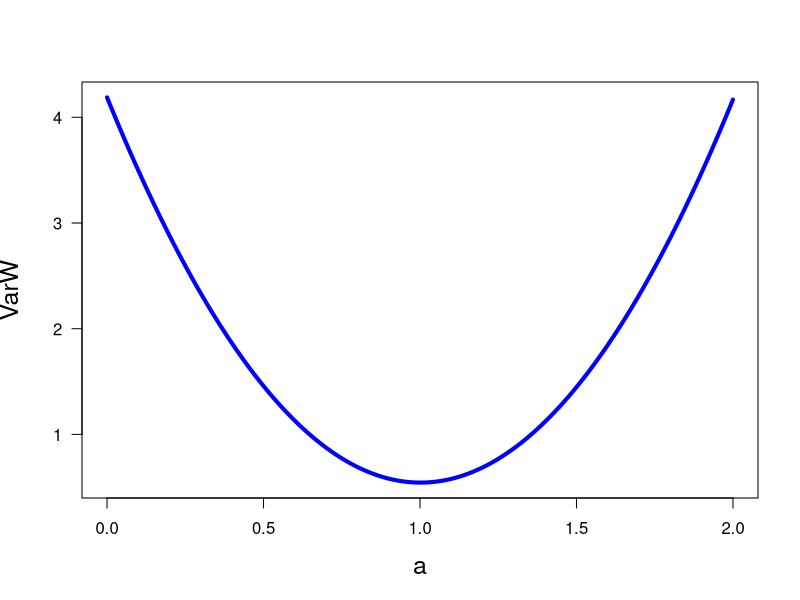

R code for this plot:
print('file: SolutionPointEstPoissonVarW.R')
# EXERCISE & SOLUTION: Poisson lambda_est = a*mean+(1-a)*var
set.seed(1953)
M = 1e4   # number of Monte-Carlo runs
n = 5      # sample size
lambda1 = 2.7  # rate (mean number of events) = variance
muest = numeric(M); varest = numeric(M)
for(m in 1:M) {r = rpois(n,lambda=lambda1);
muest[m]=mean(r); varest[m]=var(r)}
a = seq(0,2,0.01); L = length(a)
VarW = numeric(L); Wa = numeric(M)
for(k in 1:L) {Wa=a[k]*muest+(1-a[k])*varest; VarW[k] = var(Wa)}
aopt = a[which.min(VarW)]
# png('PoissonWa161224.png',width=16,height=16,units='cm',res=300)
plot(a,VarW,type='l',lwd=4,col='blue',xlab='a',ylab='VarW',las=1,cex.lab=1.5)
# dev.off()
